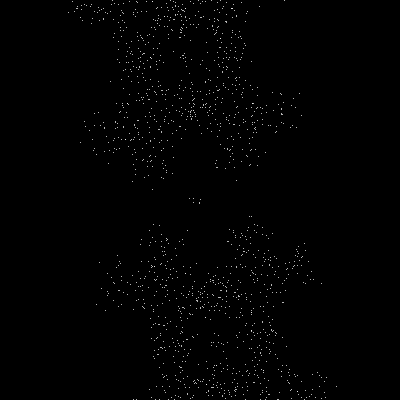
Frame 1 (no input)
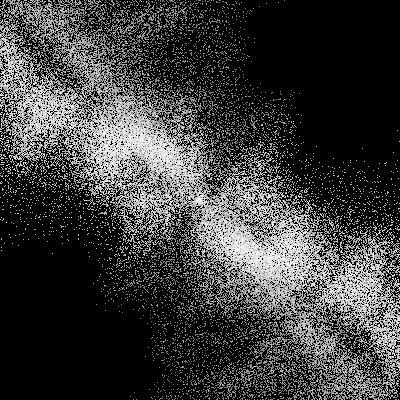
Frame 60 (the mouse pressed at the canvas centre just before this capture)
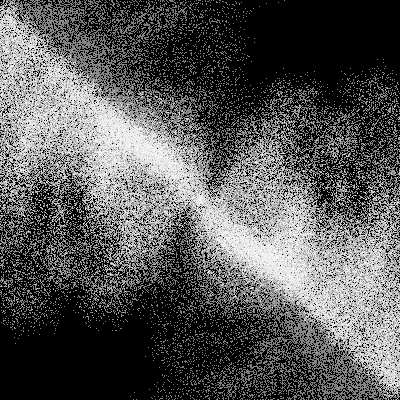
Frame 120 (the mouse held since frame 60 and released just before this capture)

The Processing sketch that drew these frames (run headless with seeded random() and noise(); from frame 60 on, the mouse is pressed at the canvas centre):

// Processing sketch: processing_601
// ── processing_601.pde

float rot_off = 0.0;
float rot_increment = 0.01;
float line_translate = 200;
int level = 0;

void setup() {
  size(400, 400);
  background(0);
  smooth();
}

void draw () {
  noStroke();
  fill(0,0,0,1);
  rect(0,0,width,height);  

  float rotate_it = noise(rot_off)*TWO_PI;
  float dot_off = rot_off * 10;

  Perline(line_translate, level, rotate_it);

  rot_off += rot_increment;
}

void Perline(float tran, int lev, float rot)
{
  if (lev < 6) {
    pushMatrix();
    translate(tran, tran);
    rotate(rot);  

    for (int sparkles = 6; sparkles > lev; sparkles--)
    {
      stroke(255);
      int disperse = sparkles*2;
      point(random(-disperse,disperse),random(-disperse,disperse));
    }

    lev += 1;
    tran /= 2;
    
    Perline(tran, lev, rot);
    Perline(tran, lev, -rot);
    Perline(-tran, lev, rot);
    Perline(-tran, lev, -rot);
    
    popMatrix(); 
  }
}
